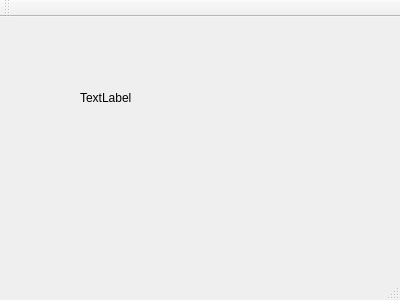
<?xml version="1.0" encoding="UTF-8"?>
<ui version="4.0">
 <class>MainWindow</class>
 <widget class="QMainWindow" name="MainWindow">
  <property name="geometry">
   <rect>
    <x>0</x>
    <y>0</y>
    <width>400</width>
    <height>300</height>
   </rect>
  </property>
  <property name="windowTitle">
   <string>MainWindow</string>
  </property>
  <widget class="QWidget" name="centralWidget">
   <widget class="QLabel" name="label">
    <property name="geometry">
     <rect>
      <x>80</x>
      <y>70</y>
      <width>71</width>
      <height>21</height>
     </rect>
    </property>
    <property name="text">
     <string>TextLabel</string>
    </property>
   </widget>
  </widget>
  <widget class="QMenuBar" name="menuBar">
   <property name="geometry">
    <rect>
     <x>0</x>
     <y>0</y>
     <width>400</width>
     <height>21</height>
    </rect>
   </property>
  </widget>
  <widget class="QToolBar" name="mainToolBar">
   <attribute name="toolBarArea">
    <enum>TopToolBarArea</enum>
   </attribute>
   <attribute name="toolBarBreak">
    <bool>false</bool>
   </attribute>
  </widget>
  <widget class="QStatusBar" name="statusBar"/>
 </widget>
 <layoutdefault spacing="6" margin="11"/>
 <resources/>
 <connections/>
</ui>
